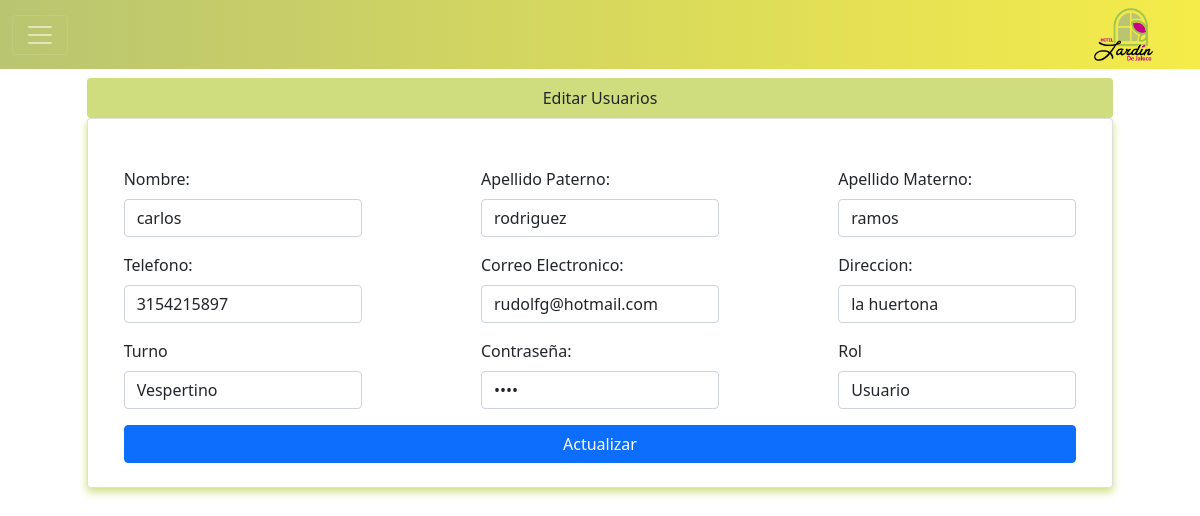
/editarUsuarios.php?codigo=4 (signed in), run on the app's committed database.
### tables this page shows
CREATE TABLE `usuario` (
  `idUsuario` int(10) NOT NULL,
  `nombre` varchar(45) NOT NULL,
  `apellido_pat` varchar(45) NOT NULL,
  `apellido_mat` varchar(45) NOT NULL,
  `telefono` varchar(10) NOT NULL,
  `email` varchar(35) NOT NULL,
  `direccion` varchar(45) NOT NULL,
  `turno` varchar(10) NOT NULL,
  `password` varchar(6) NOT NULL,
  `rol` text NOT NULL
);

### editarUsuarios.php (the view, shortened to what this page needs)
<?php include 'template/header.php' ?>
<head>
    <link rel="stylesheet" href="css/styleGeneral.css">
</head>
<div class="container mt-5">
<div class="margin_formulario">
    <div class="row">
        <div class="col-sm-12">
<?php
    include_once 'model/conexion.php';
    $codigo = $_GET['codigo'];
    $sentencia = $bd->prepare("select * from usuario where idUsuario = ?;");
    $sentencia->execute([$codigo]);
    $usuarios = $sentencia->fetch(PDO::FETCH_OBJ);
?>
<div class="table_title rounded p-2">Editar Usuarios</div>
<div class="card shadow_general">
<div class="container mt-2">
    <div class="row justify-content-center">
                <form class="p-4" method="POST" action="UpdateUsuarios.php">
                <div class="col-sm-12 input-group mt-3 d-flex justify-content-between">
                        <div class="col-sm-3">
                        <label class="form-label">Nombre: </label>
                        <input type="text" class="form-control" name="datoNombre" required
                        value="<?php echo $usuarios->nombre; ?>">
                    </div>
                    <div class="col-sm-3">
                        <label class="form-label">Apellido Paterno: </label>
                        <input type="text" class="form-control" name="datoApellido_pat" required
                        value="<?php echo $usuarios->apellido_pat; ?>">
                    </div>
                    <div class="col-sm-3">
                        <label class="form-label">Apellido Materno: </label>
                        <input type="text" class="form-control" name="datoApellido_mat" required
                        value="<?php echo $usuarios->apellido_mat; ?>">
                    </div>
                    </div>
                    <div class="col-sm-12 input-group mt-3 d-flex justify-content-between">
                    <div class="col-sm-3">
                        <label class="form-label">Telefono: </label>
                        <input type="text" class="form-control" name="datoTelefono" required
                        value="<?php echo $usuarios->telefono; ?>">
                    </div>
                    <div class="col-sm-3">
                        <label class="form-label">Correo Electronico: </label>
                        <input type="text" class="form-control" name="datoEmail" required
                        value="<?php echo $usuarios->email; ?>">
                    </div>
                    <div class="col-sm-3">
                        <label class="form-label">Direccion: </label>
                        <input type="text" class="form-control" name="datoDireccion" required
                        value="<?php echo $usuarios->direccion; ?>">
                    </div>
                    </div>
                    <div class="col-sm-12 input-group mt-3 d-flex justify-content-between">
                    <div class="form-group col-sm-3">
                        <label class="form-label" for="inputState">Turno</label>
                        <select id="inputState" class="form-control" name="datoTurno"
                        value="<?php echo $usuarios->turno; ?>">
                            <option value ="vespertino"<?php echo isset($usuarios->turno) && $usuarios->turno == "vespertino" ? "selected" : ''?>>Vespertino</option>
                        </select>
                    </div>
                    <div class="col-sm-3 ">
                        <label class="form-label" >Contraseña:</label>
                        <input type="password" class="form-control" name="datoContraseña" required
                        value="<?php echo $usuarios->password; ?>">
                    </div>
                    <div class="form-group col-sm-3 ">
                        <label class="form-label" for="inputState">Rol</label>
                        <select  id="inputState" class="form-control" name="datoRol"
                        value="<?php echo $usuarios->rol; ?>">
                            <option value ="usuario"<?php echo isset($usuarios->rol) && $usuarios->rol == "usuario" ? "selected" : ''?>>Usuario</option>
                        </select>
                    </div>
                    </div>
                    <div class="d-grid mt-3">
                        <input type="submit" class="btn btn-primary" value="Actualizar">
                    </div>
                </form>
            </div>
        </div>
    </div>
</div>
<?php include 'template/footer.php' ?>

### css/styleGeneral.css (style rules this page uses)
.margin_formulario { margin-top: 7%; margin-left: 4%; margin-right: 4%; }
.table_title { background: rgb(207, 221, 127); width: 100%; text-align: center; }
.shadow_general { box-shadow: 0 4px 8px 0 rgba(207, 221, 127, 1); }

### data on the page
usuario: datoNombre "carlos", datoApellido_pat "rodriguez", datoApellido_mat "ramos", datoTelefono "3154215897", datoEmail "rudolfg@hotmail.com", datoDireccion "la huertona", datoTurno "Vespertino", datoRol "Usuario"
